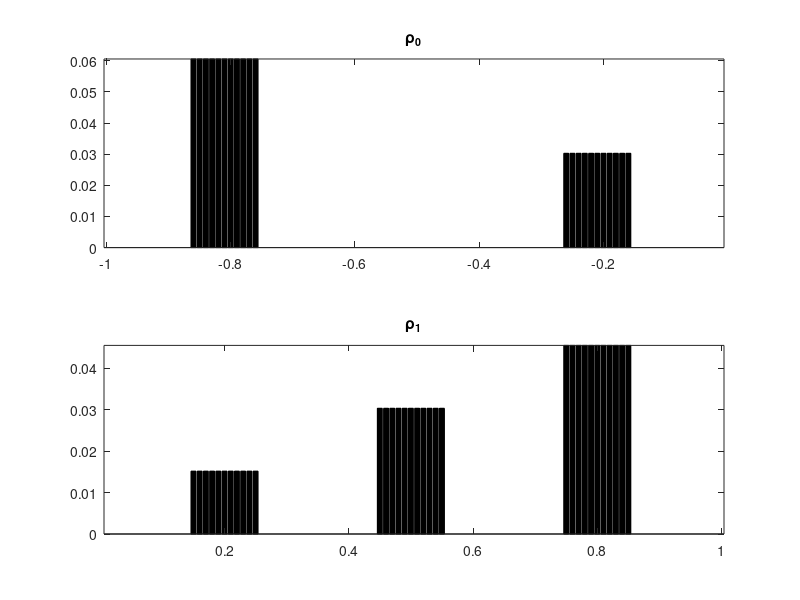

Write MATLAB code to recreate this figure. (Note: this script raises an error after producing the figure.)
%% Multi-Marginal Optimal mass transport problem
% This script numerically solves an OMT problem as follows:
% 1. Transportation cost: C_{ijk} = \frac{x_{i}^2}{t_{k}} + \frac{y_{i}^2}{T - t_{k}}
% 2. Transportation map: Pi_{ijk} with its three marginials: p_i, q_i, r_k
%    such that \sum_{jk} = p_{i}, \sum_{ik} = q_{j}, \sum_{ij} = r_k.
%    p_i and q_j are two probability vector   
% 3. The mariginal along the t cooridinates has an upper-bound cap*T/n holds all the time.
% 4. p is transported to q in the time interval [0,T]

% The optimizer is the vector r_k which minimize the transportation cost:
% min_{ijk} C_{ijk}.*\Pi_{ijk}

% The code works in MATLAB 2019 a,b
% CVX with MOSEK solver is used:
% Installation of CVX: http://cvxr.com/cvx/

%% This Script is for Dirac transportation and plot, check note for the desired figure we want to see 
clear all
clc
%% Define the two probability distributions p_{i} and q_{j} and cooridinates X(p), Y(q)
% Consider p_{i} and q_{j} are two discretes distributions 
% p_{i}: i = 1, 2,..., n1
% q_{j}: j = 1, 2,..., n2
 
%% Normalized Diracs distributions p,q in histogram

% 
n1 = 100;  % (not exceed 1000)
n2 = 100;  % (not exceed 1000)

x = (0:n1-1)'/n1-1; % x \in [-1,0]
y = (1:n2)'/n2;     % y \in [ 0,1]

% Useful functions 
normalize = @(a)a/sum(a(:));  % Normalization function 

% Generate Dirac
p = zeros(size(x));
p((n1/5-5):(n1/5+5)) = 2;      % 'Dirac 1'
p((n1*4/5-5):(n1*4/5+5)) = 1;  % 'Dirac 2'

q = zeros(size(y));
q((n2/5-5):(n2/5+5)) = 1;      % 'Dirac 1'
q((n2/2-5):(n2/2+5)) = 2;      % 'Dirac 2'
q((n2*4/5-5):(n2*4/5+5)) = 3;  % 'Dirac 3'

p = normalize(p);
q = normalize(q);



% Plot the two distributions p and q
figure(1)
subplot(2,1,1);
bar(x, p, 'k'); axis tight;
title('\rho_{0}')
subplot(2,1,2);
bar(y, q, 'k'); axis tight;
title('\rho_{1}')

%% Define the time t_{i} \in [0, T] (tk):
% Discretization of the time mariginal by nt (not exceed 500)
nt = 500;

% Define the time interval [0,T], notice that T is not neccesary to be 1.
T = 1;
t = T*(0+0.01:nt-0.01)'/nt;

%% Define the cost function C(x,y,t):
% C(x,y,t) = C_{ijk} = (x_i)^2./t_k + (y_i)^2/(T - t_k)
% Compute the 3-dimensional Cost matrix
[X,Y,tk] = meshgrid(x,y,t);
C = X.^2./tk + Y.^2./(T-tk);

% The order of the x-y axis need to be changed by the permute function,
Cost = permute(C,[2,1,3]);

%% CVX solver 
% The optimization problem:
% Variables: 
% The multi marginial coupling \Pi, the 'toll' constraint on time r_{k}
% Objective fucntion: \sum_{i}\sum_{j}\sum_{k} Cost(i,j,k).*\Pi 
% Constraints: 
% 1) marginal p_i, q_j, r_k
% 2) lower bound of \Pi_{i,j,k}: \Pi_{i,j,k} \geq 0
% 3) lower and upper bound of r_{k}: 0 \geq r_{k} \leq (capacity.*T./nt)

% The CVX solver: MOSEK needs to be installed. 
% The sum function in the CVX package do not support high dimension summation
% The capacity constraint should be larger than 1: cap*T/nt>1

% Define the capacity 
cap = 2;
capacity = cap*T/nt;
%%
cvx_begin
cvx_solver mosek
cvx_precision best
    variable Pi(n1,n2,nt)
    variable rk(nt)
    minimize(sum(sum(sum(Cost.*Pi))))
    subject to  
    % Define multi-marginal coupling counstraints:
    % 1.Marginal constraints on x coordinate
      squeeze(sum(sum(permute(Pi,[2,3,1])))) == p;
    % 2.Marginal constraints on y coordinate   
      squeeze(sum(sum(permute(Pi,[3,1,2])))) == q;
    % 3.Marinigal on t-coordinate
      squeeze(sum(sum(Pi))) == rk; 
      % squeeze(sum(sum(Pi))) <= capacity;
    % 4.Element-wise lower bound for \Pi
      Pi >= 0;
    % 5.Capacity/Toll constraint
       0 <= rk <= capacity;    % r_{k} with upperbound,
      % 0 <= rk                % r_{k} without upperbound.
cvx_end


%% Check 3 marginal constraints:
fprintf('Constraints deviation (should be 0):'); 
sum(squeeze(sum(sum(permute(Pi,[2,3,1])))) - p)
sum(squeeze(sum(sum(permute(Pi,[3,1,2])))) - q)
sum(squeeze(sum(sum(Pi)))- rk)

%% Show that t marginal is a prbability measure
fprintf('Time marginal measure check:'); 
sum(rk)

%% Plots of rk, evolutionary probability distributions at moment t
figure(2)
flux = plot(t,rk);
flux.LineWidth = 2;
flux.Color ='#0072BD';
title('Marginal of Time between [0,T]')

figure(3)
bar(t,rk, 'k'); axis tight;
title('Marginal of Time between [0,T]')

%% 3D plot with 3 marginals
% Things need to be plotted here:
% 1. p  with x-axis, 2. q with y-axis, 3. rk with t-axis, 4. capacity 
% Original coordinates:
% x = (0:n1-1)'/n1-1;         % x \in [-1,0]
% y = (1:n2)'/n2;             % y \in [0,1]
% t = T*(0+0.01:nt-0.01)'/nt; % t \in [0,1]

% Generate new coordinates for 3D plot
xx1 = x;
xx2 = zeros(size(xx1));
xx = [xx1,xx2,p];
yy1 = y;
yy2 = ones(size(yy1));
yy = [yy1,yy2,q];

tt1 = t;
tt2 = zeros(size(tt1));
tollheight = capacity*ones(size(tt1));


%% figure: Line plot3
figure(4)
p1 = plot3(xx1,xx2,p,'LineWidth',3);
hold on
p2 = plot3(yy1,yy2,q,'LineWidth',3);
scaler = 20;
% tplot = plot(rk*scaler,tt1,'LineWidth',2,'Color','k','LineStyle',':');
tplot = plot3(tt2,tt1,rk,'LineWidth',2,'Color','k');
toll = plot3(tt2,tt1,tollheight,'LineWidth',4,'Color','r','LineStyle',':');
hold off
grid on
xlabel('Space')
ylabel('Time')
zlabel('Probability Density')
title('3-D Line Plot')


%% Coupling of p and q illustration
pqCoupling = sum(Pi,3);
ptCoupling = squeeze(sum(Pi,2));
qtCoupling = squeeze(sum(Pi,1));

figure(5)
plot(t,rk)
%% Display the optimal assignement

figure(6)
p1 = plot3(xx1,xx2,p,'LineWidth',1.5,'Color','k');

hold on
p2 = plot3(yy1,yy2,q,'LineWidth',1.5,'Color','k');
tplot = plot3(tt2,tt1,rk,'LineWidth',1.5,'Color','k');
toll = plot3(tt2,tt1,tollheight,'LineWidth',1.5,'Color','r','LineStyle',':');
% bar3(tt2,tt1,tollheight);

% Plot the grey 'area' by Line
% pt Coupling (correct):
[Ipt,Jpt,~] = find(ptCoupling);
for ipt=1:length(Ipt)
    pt_assignement = plot([xx(Ipt(ipt),1),tt2(Jpt(ipt))],[xx(Ipt(ipt),2),tt1(Jpt(ipt))],'LineWidth',3,'Color',[0.8 0.8 0.8]);
end

% qt Coupling (order fixed):
[Iqt,Jqt,~] = find(qtCoupling);
for iqt=1:length(Iqt)
    qt_assignement = plot([yy(Iqt(iqt),1),tt2(Jqt(iqt))],[yy(Iqt(iqt),2),tt1(Jqt(iqt))],'LineWidth',3,'Color',[0.8 0.8 0.8]);
end

% Plot the Dash line within the grey area to show point-wise assigments
for iptdash=1:10:length(Ipt)
    pt_assignement_dash = plot([xx(Ipt(iptdash),1),tt2(Jpt(iptdash))],[xx(Ipt(iptdash),2),tt1(Jpt(iptdash))],'LineWidth',0.5,'LineStyle','--','Color','k');
end

for iqtdash=1:10:length(Iqt)
    qt_assignement_dash = plot([yy(Iqt(iqtdash),1),tt2(Jqt(iqtdash))],[yy(Iqt(iqtdash),2),tt1(Jqt(iqtdash))],'LineWidth',0.5,'LineStyle','--','Color','k');
end

% Color the 'bumps' with dark grey
% Bump: 1,2,3,... need manually input y coordinates of the bumps

% capacity = 2; 
yarea = [0.12 0.12 0.29 0.3 0.45 0.455 0.7 0.705 0.76 0.7651 0.84 0.85];
% capacity = 1.4;
% yarea = [0.1 0.105 0.3351 0.3451 0.39 0.4 0.865 0.875];

% capacity = 3;
% yarea = [0.14 0.15 0.255 0.2651 0.47 0.4751 0.525 0.535 0.555 0.565 0.67 0.675 0.77 0.78 0.83 0.84];
xarea = zeros(size(yarea));

zperiod = [0 capacity capacity 0];
zarea = [zperiod, zperiod, zperiod];

tollgrey = fill3(xarea,yarea,zarea, [0.2 0.2 0.2]);
tollgrey.FaceAlpha = 0.5;

ax = gca;
ax.FontSize = 13; 
hold off
xlabel('Space','FontSize',14)
ylabel('Time','FontSize',14)
% zlabel('Probability Density','FontSize',14)
zlabel('Density','FontSize',14)
view([-15 50])























